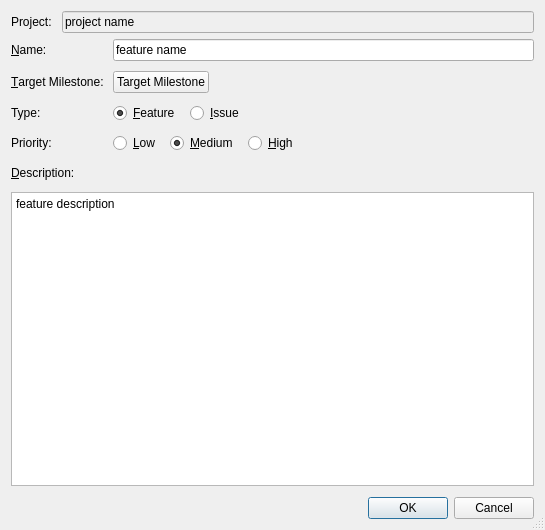
<?xml version="1.0" encoding="UTF-8"?>
<ui version="4.0">
 <class>milestone_add_feature</class>
 <widget class="QDialog" name="milestone_add_feature">
  <property name="geometry">
   <rect>
    <x>0</x>
    <y>0</y>
    <width>545</width>
    <height>530</height>
   </rect>
  </property>
  <property name="windowTitle">
   <string>Add Milestone Item</string>
  </property>
  <property name="sizeGripEnabled">
   <bool>true</bool>
  </property>
  <property name="modal">
   <bool>true</bool>
  </property>
  <layout class="QGridLayout" name="gridLayout_4">
   <item row="1" column="0">
    <widget class="QWidget" name="widget_7" native="true">
     <layout class="QGridLayout" name="gridLayout_2">
      <property name="margin">
       <number>0</number>
      </property>
      <property name="spacing">
       <number>10</number>
      </property>
      <item row="2" column="0">
       <widget class="QLabel" name="label_7">
        <property name="text">
         <string>Type:</string>
        </property>
       </widget>
      </item>
      <item row="0" column="0">
       <widget class="QLabel" name="label_2">
        <property name="text">
         <string>&amp;Name:</string>
        </property>
        <property name="buddy">
         <cstring>line_name</cstring>
        </property>
       </widget>
      </item>
      <item row="1" column="2">
       <spacer name="horizontalSpacer_3">
        <property name="orientation">
         <enum>Qt::Horizontal</enum>
        </property>
        <property name="sizeHint" stdset="0">
         <size>
          <width>255</width>
          <height>20</height>
         </size>
        </property>
       </spacer>
      </item>
      <item row="0" column="1" colspan="2">
       <widget class="QLineEdit" name="line_name">
        <property name="minimumSize">
         <size>
          <width>400</width>
          <height>0</height>
         </size>
        </property>
        <property name="text">
         <string>feature name</string>
        </property>
       </widget>
      </item>
      <item row="1" column="1">
       <widget class="QPushButton" name="push_target">
        <property name="text">
         <string>Target Milestone</string>
        </property>
       </widget>
      </item>
      <item row="3" column="1" colspan="2">
       <widget class="QWidget" name="widget_6" native="true">
        <property name="styleSheet">
         <string notr="true"/>
        </property>
        <layout class="QGridLayout" name="gridLayout_5">
         <property name="margin">
          <number>0</number>
         </property>
         <property name="spacing">
          <number>10</number>
         </property>
         <item row="0" column="3">
          <spacer name="horizontalSpacer_2">
           <property name="orientation">
            <enum>Qt::Horizontal</enum>
           </property>
           <property name="sizeHint" stdset="0">
            <size>
             <width>392</width>
             <height>20</height>
            </size>
           </property>
          </spacer>
         </item>
         <item row="0" column="1">
          <widget class="QRadioButton" name="radio_medium">
           <property name="text">
            <string>&amp;Medium</string>
           </property>
           <property name="checked">
            <bool>true</bool>
           </property>
          </widget>
         </item>
         <item row="0" column="2">
          <widget class="QRadioButton" name="radio_high">
           <property name="text">
            <string>&amp;High</string>
           </property>
          </widget>
         </item>
         <item row="0" column="0">
          <widget class="QRadioButton" name="radio_low">
           <property name="text">
            <string>&amp;Low</string>
           </property>
          </widget>
         </item>
        </layout>
       </widget>
      </item>
      <item row="2" column="1" colspan="2">
       <widget class="QWidget" name="widget_5" native="true">
        <layout class="QGridLayout" name="gridLayout_6">
         <property name="margin">
          <number>0</number>
         </property>
         <property name="spacing">
          <number>10</number>
         </property>
         <item row="0" column="0">
          <widget class="QRadioButton" name="radio_feature">
           <property name="text">
            <string>&amp;Feature</string>
           </property>
           <property name="checked">
            <bool>true</bool>
           </property>
          </widget>
         </item>
         <item row="0" column="1">
          <widget class="QRadioButton" name="radio_issue">
           <property name="text">
            <string>&amp;Issue</string>
           </property>
          </widget>
         </item>
         <item row="0" column="2">
          <spacer name="horizontalSpacer">
           <property name="orientation">
            <enum>Qt::Horizontal</enum>
           </property>
           <property name="sizeHint" stdset="0">
            <size>
             <width>40</width>
             <height>20</height>
            </size>
           </property>
          </spacer>
         </item>
        </layout>
       </widget>
      </item>
      <item row="1" column="0">
       <widget class="QLabel" name="label_3">
        <property name="text">
         <string>&amp;Target Milestone:</string>
        </property>
        <property name="buddy">
         <cstring>push_target</cstring>
        </property>
       </widget>
      </item>
      <item row="3" column="0">
       <widget class="QLabel" name="label_5">
        <property name="text">
         <string>Priority:</string>
        </property>
       </widget>
      </item>
     </layout>
    </widget>
   </item>
   <item row="0" column="0">
    <widget class="QWidget" name="widget" native="true">
     <layout class="QGridLayout" name="gridLayout">
      <property name="margin">
       <number>0</number>
      </property>
      <property name="spacing">
       <number>10</number>
      </property>
      <item row="0" column="1">
       <widget class="QLineEdit" name="line_project">
        <property name="styleSheet">
         <string notr="true">background-color:palette(Window);</string>
        </property>
        <property name="text">
         <string>project name</string>
        </property>
        <property name="readOnly">
         <bool>true</bool>
        </property>
       </widget>
      </item>
      <item row="0" column="0">
       <widget class="QLabel" name="label">
        <property name="text">
         <string>Project:</string>
        </property>
       </widget>
      </item>
     </layout>
    </widget>
   </item>
   <item row="2" column="0">
    <widget class="QWidget" name="widget_2" native="true">
     <layout class="QGridLayout" name="gridLayout_3">
      <property name="leftMargin">
       <number>0</number>
      </property>
      <property name="topMargin">
       <number>5</number>
      </property>
      <property name="rightMargin">
       <number>0</number>
      </property>
      <property name="bottomMargin">
       <number>5</number>
      </property>
      <property name="spacing">
       <number>10</number>
      </property>
      <item row="1" column="0">
       <widget class="QLabel" name="label_6">
        <property name="minimumSize">
         <size>
          <width>0</width>
          <height>18</height>
         </size>
        </property>
        <property name="text">
         <string>&amp;Description:</string>
        </property>
        <property name="buddy">
         <cstring>text_description</cstring>
        </property>
       </widget>
      </item>
      <item row="2" column="0">
       <widget class="QPlainTextEdit" name="text_description">
        <property name="plainText">
         <string>feature description</string>
        </property>
       </widget>
      </item>
     </layout>
    </widget>
   </item>
   <item row="3" column="0">
    <widget class="QDialogButtonBox" name="buttonBox">
     <property name="orientation">
      <enum>Qt::Horizontal</enum>
     </property>
     <property name="standardButtons">
      <set>QDialogButtonBox::Cancel|QDialogButtonBox::Ok</set>
     </property>
    </widget>
   </item>
  </layout>
  <zorder>buttonBox</zorder>
  <zorder>widget_2</zorder>
  <zorder>widget</zorder>
  <zorder>widget_7</zorder>
 </widget>
 <tabstops>
  <tabstop>line_name</tabstop>
  <tabstop>push_target</tabstop>
  <tabstop>radio_feature</tabstop>
  <tabstop>radio_medium</tabstop>
  <tabstop>text_description</tabstop>
  <tabstop>buttonBox</tabstop>
  <tabstop>radio_issue</tabstop>
  <tabstop>radio_low</tabstop>
  <tabstop>radio_high</tabstop>
  <tabstop>line_project</tabstop>
 </tabstops>
 <resources/>
 <connections>
  <connection>
   <sender>buttonBox</sender>
   <signal>accepted()</signal>
   <receiver>milestone_add_feature</receiver>
   <slot>accept()</slot>
   <hints>
    <hint type="sourcelabel">
     <x>261</x>
     <y>520</y>
    </hint>
    <hint type="destinationlabel">
     <x>157</x>
     <y>274</y>
    </hint>
   </hints>
  </connection>
  <connection>
   <sender>buttonBox</sender>
   <signal>rejected()</signal>
   <receiver>milestone_add_feature</receiver>
   <slot>reject()</slot>
   <hints>
    <hint type="sourcelabel">
     <x>329</x>
     <y>520</y>
    </hint>
    <hint type="destinationlabel">
     <x>286</x>
     <y>274</y>
    </hint>
   </hints>
  </connection>
 </connections>
</ui>
